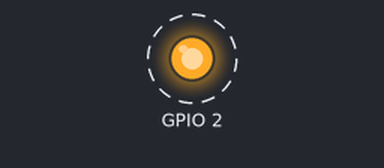
Bench run of a sketch on a simulated ESP32. Shown: output pins drawn as LEDs (lit = HIGH). Dashed ring = blinking. EEPROM starts erased.

Above: at 0.17 s.
Timing chart, 0 to 3.1 s (numbered marks = the images above):
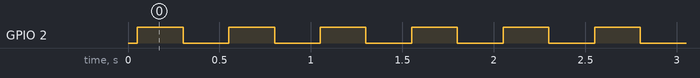

The sketch:

Clear_EEPROM.ino
```cpp
// (licence header left out)
#include <EEPROM.h>
#define EEPROM_SIZE 511

void setup() {
  pinMode(2, OUTPUT);
    EEPROM.begin(EEPROM_SIZE);
    for (int i = 0; i < EEPROM_SIZE; i++){
      EEPROM.write(i, 255);
    }
    EEPROM.end();
}

void loop() {
  digitalWrite(2, HIGH);
  delay(250);
  digitalWrite(2, LOW);
  delay(250);
}
```

Measured:
- by itself, GPIO 2: alternates HIGH for 0.25 s and LOW for 0.25 s
